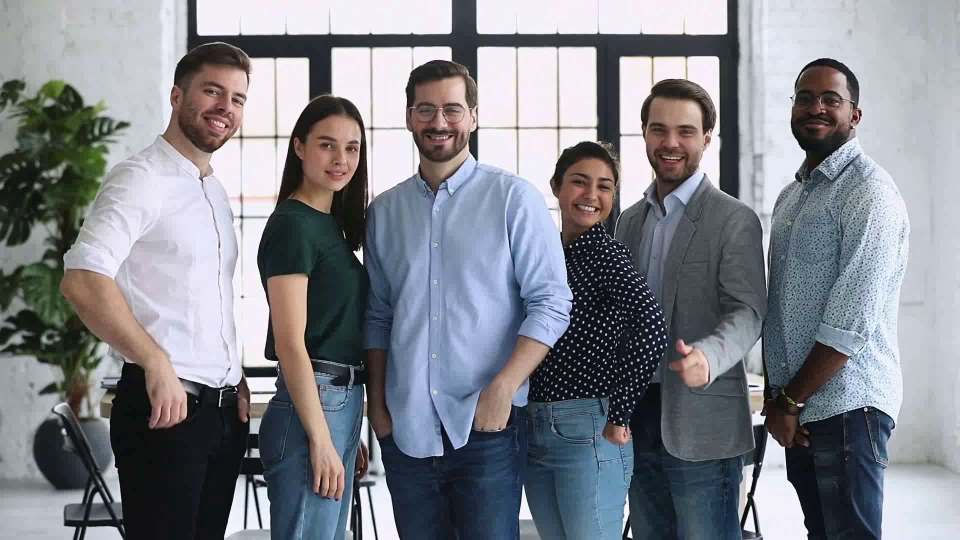
#> input picture frame 0 of userFiles/inputs/People.mp4, 1920 x 1080 px (shown at 1/2 size)
$ python VideoPreprocessing.py
#> lines starting #> are read from the running program, lines starting #| are printed output that depends on the picture
'''
Created on Jun 28, 2023

@author: piotr
'''
import cv2
from pathlib import Path


class VideoPreprocesser_Cls():

    def __init__(self):
        self._videoParts = []

    def addPart(self, videoFilePath, startTime_s, endTime_s):
        self._addPart(_VideoPart_Cls(videoFilePath, startTime_s, endTime_s))

    def _addPart(self, videoPart):
        self._videoParts.append(videoPart)

    def render(self, outputFilePath, fps = None, frameWidth = None, frameHeight = None):
        "When fps or resolution is None then params are taken from first added video part"

        if len(self._videoParts) == 0:
            raise ValueError("No videos added")

        fourcc = cv2.VideoWriter_fourcc('m', 'p', '4', 'v')

        if frameWidth is None or frameHeight == None is None or fps is None:

            originalFPS, _, (original_frameWidth, original_frameHeight) = self._videoParts[0]._openAndGetParams()

            if frameHeight is None: frameHeight = original_frameHeight
            if frameWidth is None: frameWidth = original_frameWidth
            if fps is None: fps = originalFPS

        outFile = cv2.VideoWriter(str(outputFilePath), fourcc, fps, (frameWidth, frameHeight))

        for videoPart in self._videoParts:
            for frame in videoPart.getFrames(fps, frameWidth, frameHeight):
                outFile.write(frame)

        outFile.release()


class _VideoPart_Cls():

    def __init__(self, videoFilePath, startTime_s, endTime_s):

        startTime_s = float(startTime_s)
        endTime_s = float(endTime_s)
        assert endTime_s > startTime_s, "End time shall be grater than start time"

        videoFilePath = Path(videoFilePath)
        assert videoFilePath.exists()

        self._videoFilePath = str(videoFilePath)
        self._startTime_s = startTime_s
        self._endTime_s = endTime_s

        self._cap = None


    def _openAndGetParams(self):

        if self._cap is None:

            self._cap = cv2.VideoCapture(str(self._videoFilePath))

            self._original_frameWidth   =  int(self._cap.get(cv2.CAP_PROP_FRAME_WIDTH))
            self._original_frameHeight  =  int(self._cap.get(cv2.CAP_PROP_FRAME_HEIGHT))
            self._originalFPS = self._cap.get(cv2.CAP_PROP_FPS)
            self._frameCount = int(self._cap.get(cv2.CAP_PROP_FRAME_COUNT))

        return self._originalFPS, self._frameCount, (self._original_frameWidth, self._original_frameHeight)


    def getFrames(self, requestedFPS = None, frameWidth = None, frameHeight = None):

        originalFPS, frameCount, (original_frameWidth, original_frameHeight) = self._openAndGetParams()

        resizeNeeded_flag = False

        if requestedFPS is None:
            requestedFPS = originalFPS

        if frameWidth is None:
            frameWidth = original_frameWidth

        if frameHeight is None:
            frameHeight = original_frameHeight

        if (original_frameWidth != frameWidth) or (original_frameHeight != frameHeight):
            resizeNeeded_flag = True

        framesToTake_list = self._getInterestingFramesIndexes(originalFPS, requestedFPS, self._startTime_s, self._endTime_s)

        frameIndex = 0

        while(self._cap.isOpened()) and \
                (frameIndex < frameCount):
            flag, nparray = self._cap.read()

            if flag:

                if frameIndex in framesToTake_list:

                    if resizeNeeded_flag:
                        nparray = self._resizeFrame(nparray, frameWidth, frameHeight)

                    yield nparray

                frameIndex += 1

        self._cap.release()

        self._cap = None


    def _getInterestingFramesIndexes(self, originalFPS, requestedFPS, startTime_s, endTime_s):

#> called with originalFPS = 8, requestedFPS = 8, startTime_s = 0.3, endTime_s = 1.3
        originalNumberOfFramesTillEndTime = int(originalFPS * endTime_s + 1)

        if requestedFPS and originalFPS > requestedFPS:
            framesRelativeDistance = originalFPS / requestedFPS
        else:
            framesRelativeDistance = 1

        timeFromBegining_s = 0.

        output_list = []

        nextFrameIndexThreshold = 0.

        for frameIdx in range(originalNumberOfFramesTillEndTime):

            timeFromBegining_s = frameIdx / originalFPS

            if frameIdx >= nextFrameIndexThreshold:
                nextFrameIndexThreshold += framesRelativeDistance

                if timeFromBegining_s >= startTime_s:
                    output_list.append(frameIdx)

        return output_list


    def _isInInterestingTime(self, time_s):
        return self._startTime_s <= time_s <= self._endTime_s


    def _resizeFrame(self, frame, frameWidth, frameHeight):

        return cv2.resize(frame, (frameWidth, frameHeight))


    def _shallFrameBeTaken(self, originalFPS, newFPS, framesRead_number):

        if self.maxFPS is None:
            return True

        else:

            timeElapsed_s = framesRead_number / originalFPS
            timeToNextFrame_s = len(self) / newFPS

            if timeElapsed_s >= timeToNextFrame_s:
                return True
            else:
                return False


def cutVideo(videoFilePath, outputFilePath, startTime_s, endTime_s, fps = None, frameWidth = None, frameHeight = None):

    prepr = VideoPreprocesser_Cls()
    prepr.addPart(videoFilePath, startTime_s, endTime_s)
    prepr.render(outputFilePath, fps, frameWidth, frameHeight)
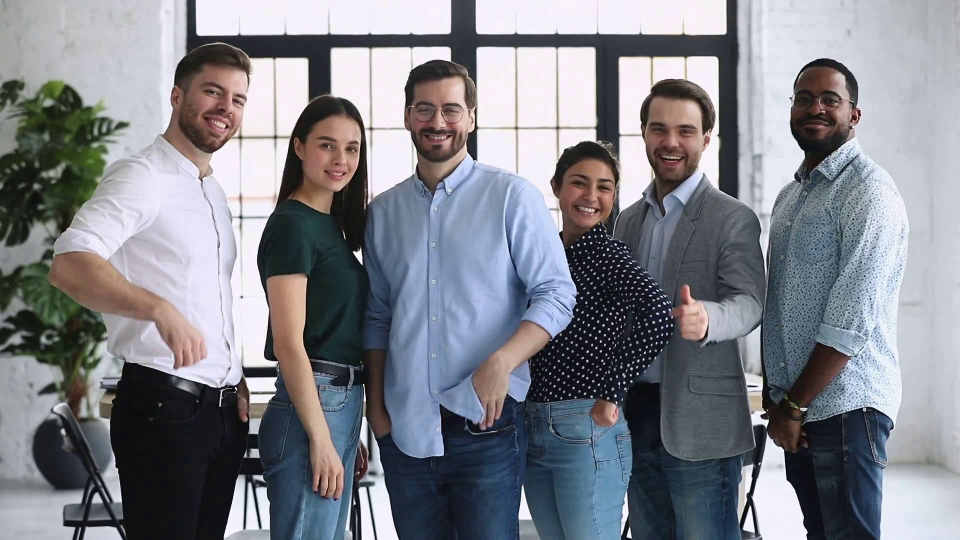
#> input picture frame 1 of userFiles/inputs/People.mp4, 1920 x 1080 px (shown at 1/2 size)
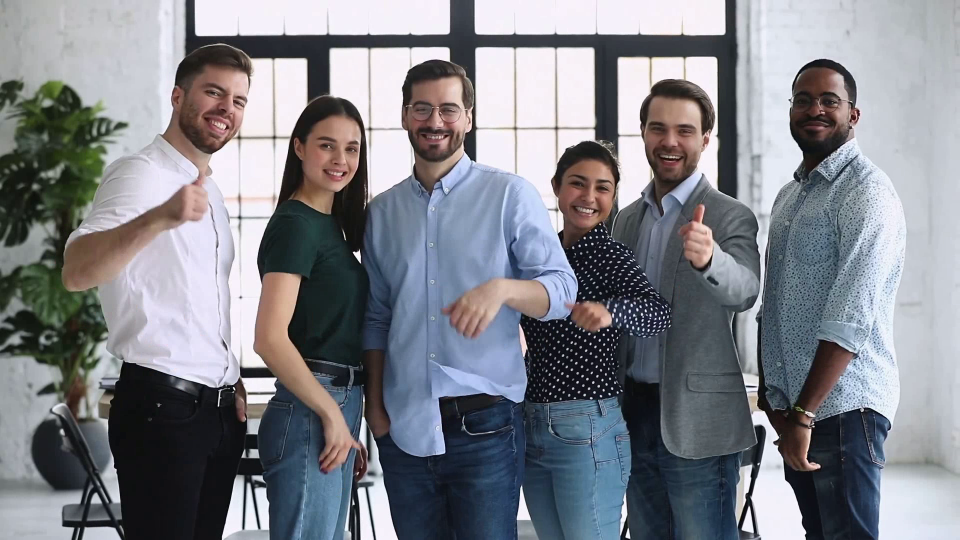
#> input picture frame 2 of userFiles/inputs/People.mp4, 1920 x 1080 px (shown at 1/2 size)
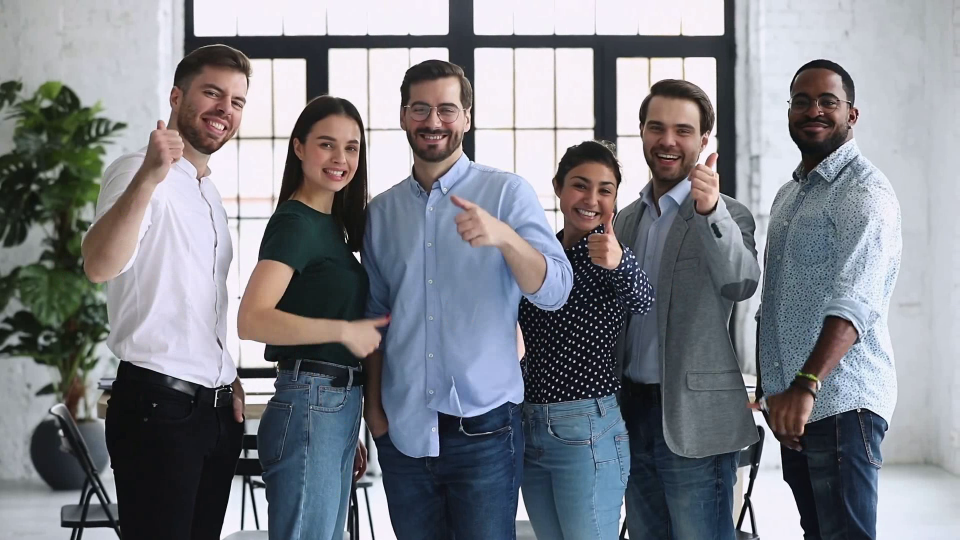
#> input picture frame 3 of userFiles/inputs/People.mp4, 1920 x 1080 px (shown at 1/2 size)
#> in render, frame is the input picture: shape (1080, 1920, 3); mean B, G, R 136.9, 129.9, 127.3
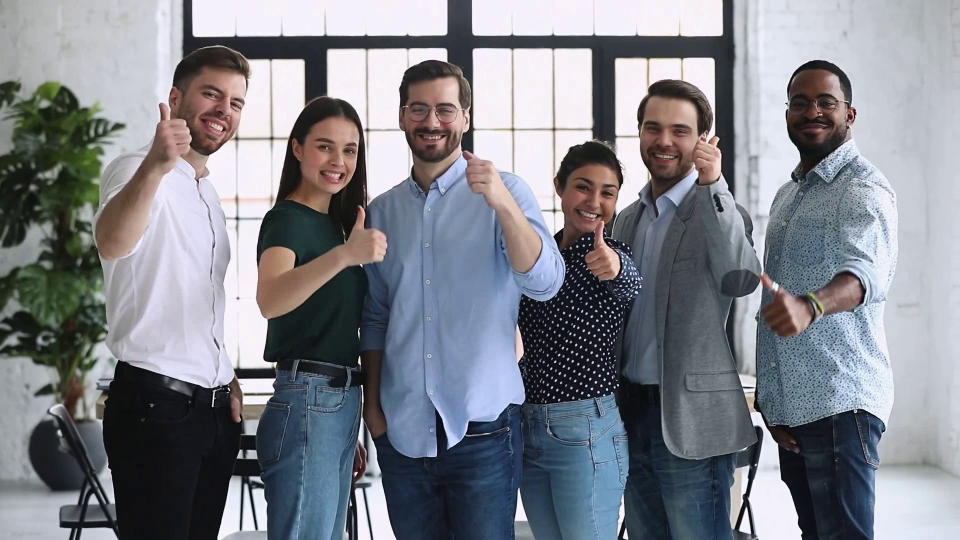
#> input picture frame 4 of userFiles/inputs/People.mp4, 1920 x 1080 px (shown at 1/2 size)


if __name__ == "__main__":
    inputFilePath   =  r"People.mp4"
    outputFilePath  =  r"People1.mp4"

    cutVideo(inputFilePath, outputFilePath, startTime_s = 0.3, endTime_s = 1.3, fps = 8)

$ run again, starting later in the video
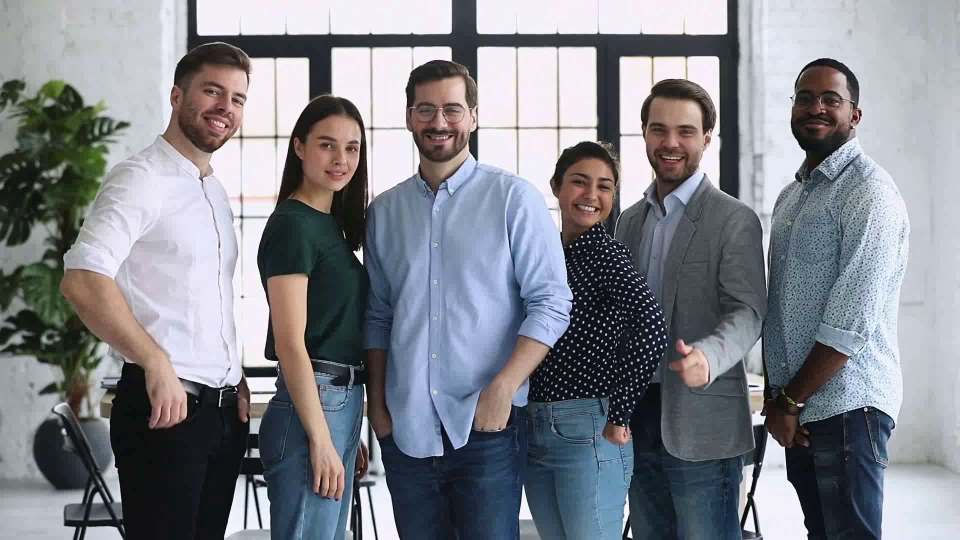
#> input picture frame 0 of userFiles/inputs/People.mp4, 1920 x 1080 px (shown at 1/2 size)
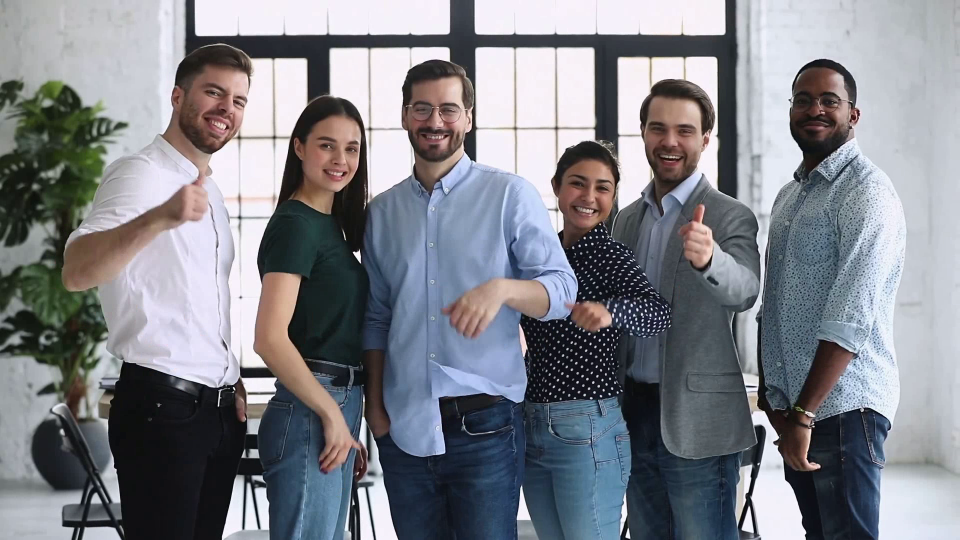
#> input picture frame 2 of userFiles/inputs/People.mp4, 1920 x 1080 px (shown at 1/2 size)
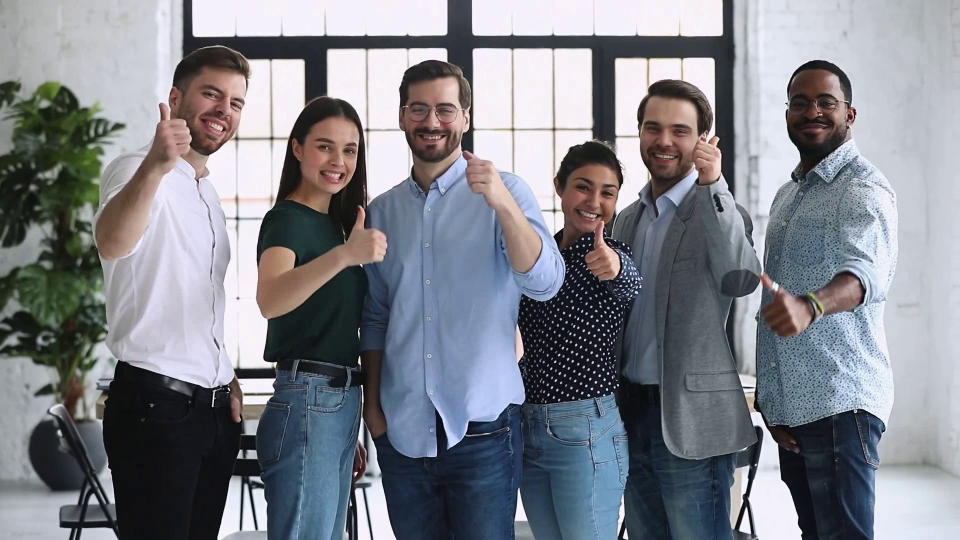
#> input picture frame 4 of userFiles/inputs/People.mp4, 1920 x 1080 px (shown at 1/2 size)

$ run again, starting later in the video
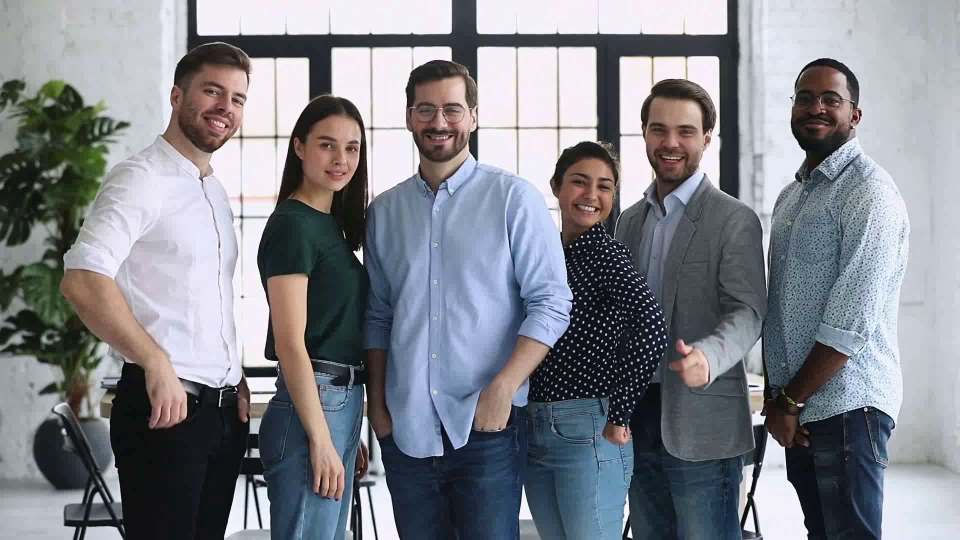
#> input picture frame 0 of userFiles/inputs/People.mp4, 1920 x 1080 px (shown at 1/2 size)
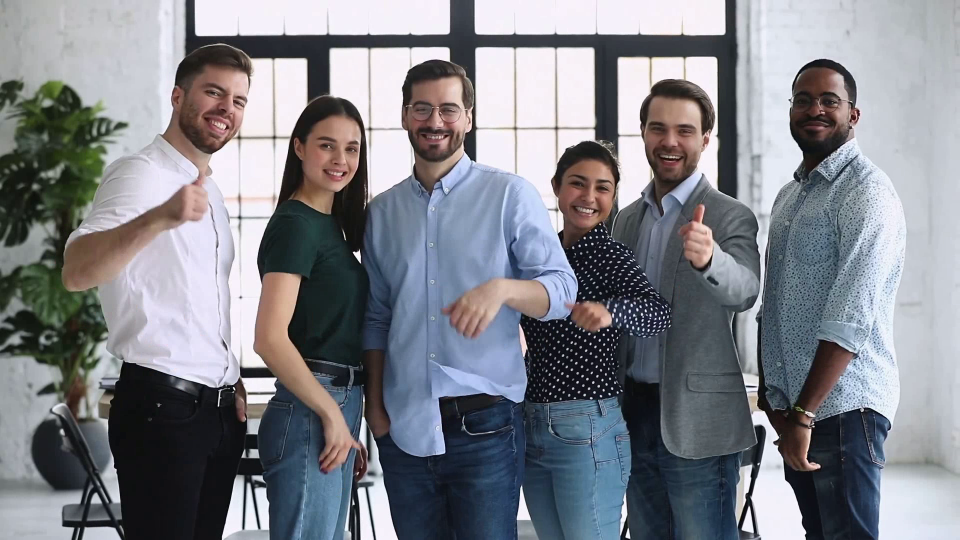
#> input picture frame 2 of userFiles/inputs/People.mp4, 1920 x 1080 px (shown at 1/2 size)
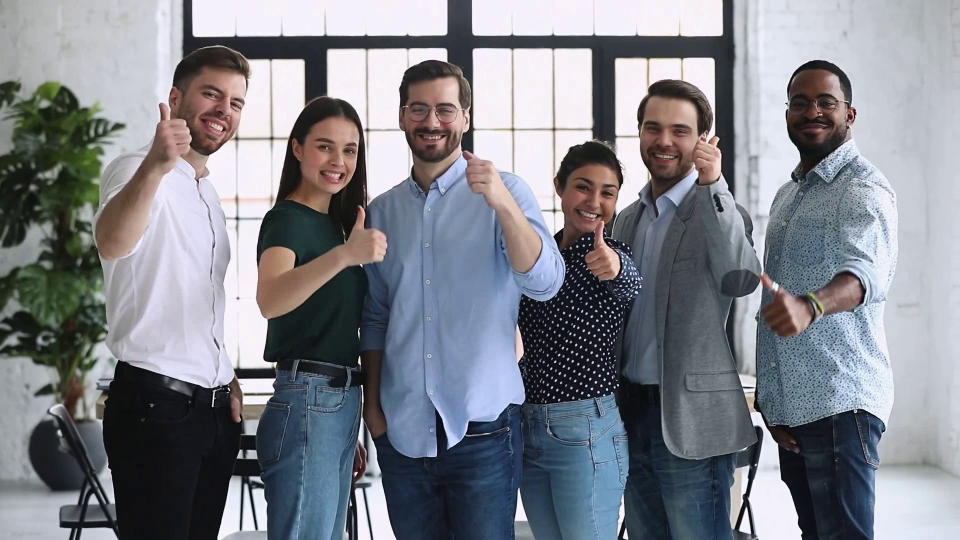
#> input picture frame 4 of userFiles/inputs/People.mp4, 1920 x 1080 px (shown at 1/2 size)
